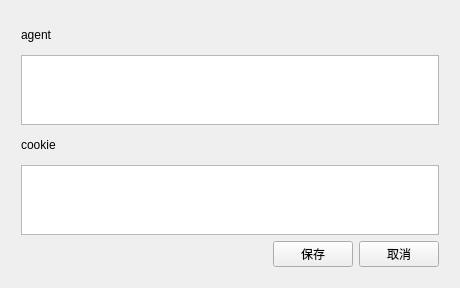
<?xml version="1.0" encoding="UTF-8"?>
<ui version="4.0">
 <class>Formshezhi</class>
 <widget class="QWidget" name="Formshezhi">
  <property name="geometry">
   <rect>
    <x>0</x>
    <y>0</y>
    <width>460</width>
    <height>288</height>
   </rect>
  </property>
  <property name="sizePolicy">
   <sizepolicy hsizetype="Preferred" vsizetype="Maximum">
    <horstretch>0</horstretch>
    <verstretch>0</verstretch>
   </sizepolicy>
  </property>
  <property name="windowTitle">
   <string>设置cookie</string>
  </property>
  <layout class="QVBoxLayout" name="verticalLayout_2">
   <item>
    <layout class="QVBoxLayout" name="verticalLayout" stretch="1,2,1,2,1">
     <property name="leftMargin">
      <number>10</number>
     </property>
     <property name="topMargin">
      <number>10</number>
     </property>
     <property name="rightMargin">
      <number>10</number>
     </property>
     <property name="bottomMargin">
      <number>10</number>
     </property>
     <item>
      <widget class="QLabel" name="label">
       <property name="sizePolicy">
        <sizepolicy hsizetype="Preferred" vsizetype="Preferred">
         <horstretch>0</horstretch>
         <verstretch>0</verstretch>
        </sizepolicy>
       </property>
       <property name="text">
        <string>agent</string>
       </property>
      </widget>
     </item>
     <item>
      <widget class="QTextEdit" name="textEdit">
       <property name="sizePolicy">
        <sizepolicy hsizetype="Expanding" vsizetype="Expanding">
         <horstretch>0</horstretch>
         <verstretch>0</verstretch>
        </sizepolicy>
       </property>
      </widget>
     </item>
     <item>
      <widget class="QLabel" name="label_2">
       <property name="sizePolicy">
        <sizepolicy hsizetype="Preferred" vsizetype="Preferred">
         <horstretch>0</horstretch>
         <verstretch>0</verstretch>
        </sizepolicy>
       </property>
       <property name="text">
        <string>cookie</string>
       </property>
      </widget>
     </item>
     <item>
      <widget class="QTextEdit" name="textEdit_2">
       <property name="sizePolicy">
        <sizepolicy hsizetype="Expanding" vsizetype="Expanding">
         <horstretch>0</horstretch>
         <verstretch>0</verstretch>
        </sizepolicy>
       </property>
      </widget>
     </item>
     <item>
      <layout class="QHBoxLayout" name="horizontalLayout" stretch="5,1,1">
       <item>
        <spacer name="horizontalSpacer">
         <property name="orientation">
          <enum>Qt::Horizontal</enum>
         </property>
         <property name="sizeHint" stdset="0">
          <size>
           <width>40</width>
           <height>20</height>
          </size>
         </property>
        </spacer>
       </item>
       <item>
        <widget class="QPushButton" name="pushButton">
         <property name="text">
          <string>保存</string>
         </property>
        </widget>
       </item>
       <item>
        <widget class="QPushButton" name="pushButton_2">
         <property name="text">
          <string>取消</string>
         </property>
        </widget>
       </item>
      </layout>
     </item>
    </layout>
   </item>
  </layout>
 </widget>
 <resources/>
 <connections>
  <connection>
   <sender>pushButton</sender>
   <signal>clicked()</signal>
   <receiver>Formshezhi</receiver>
   <slot>baicun()</slot>
   <hints>
    <hint type="sourcelabel">
     <x>271</x>
     <y>279</y>
    </hint>
    <hint type="destinationlabel">
     <x>259</x>
     <y>327</y>
    </hint>
   </hints>
  </connection>
  <connection>
   <sender>pushButton_2</sender>
   <signal>clicked()</signal>
   <receiver>Formshezhi</receiver>
   <slot>guanbi()</slot>
   <hints>
    <hint type="sourcelabel">
     <x>352</x>
     <y>281</y>
    </hint>
    <hint type="destinationlabel">
     <x>372</x>
     <y>341</y>
    </hint>
   </hints>
  </connection>
 </connections>
 <slots>
  <slot>baicun()</slot>
  <slot>guanbi()</slot>
 </slots>
</ui>
